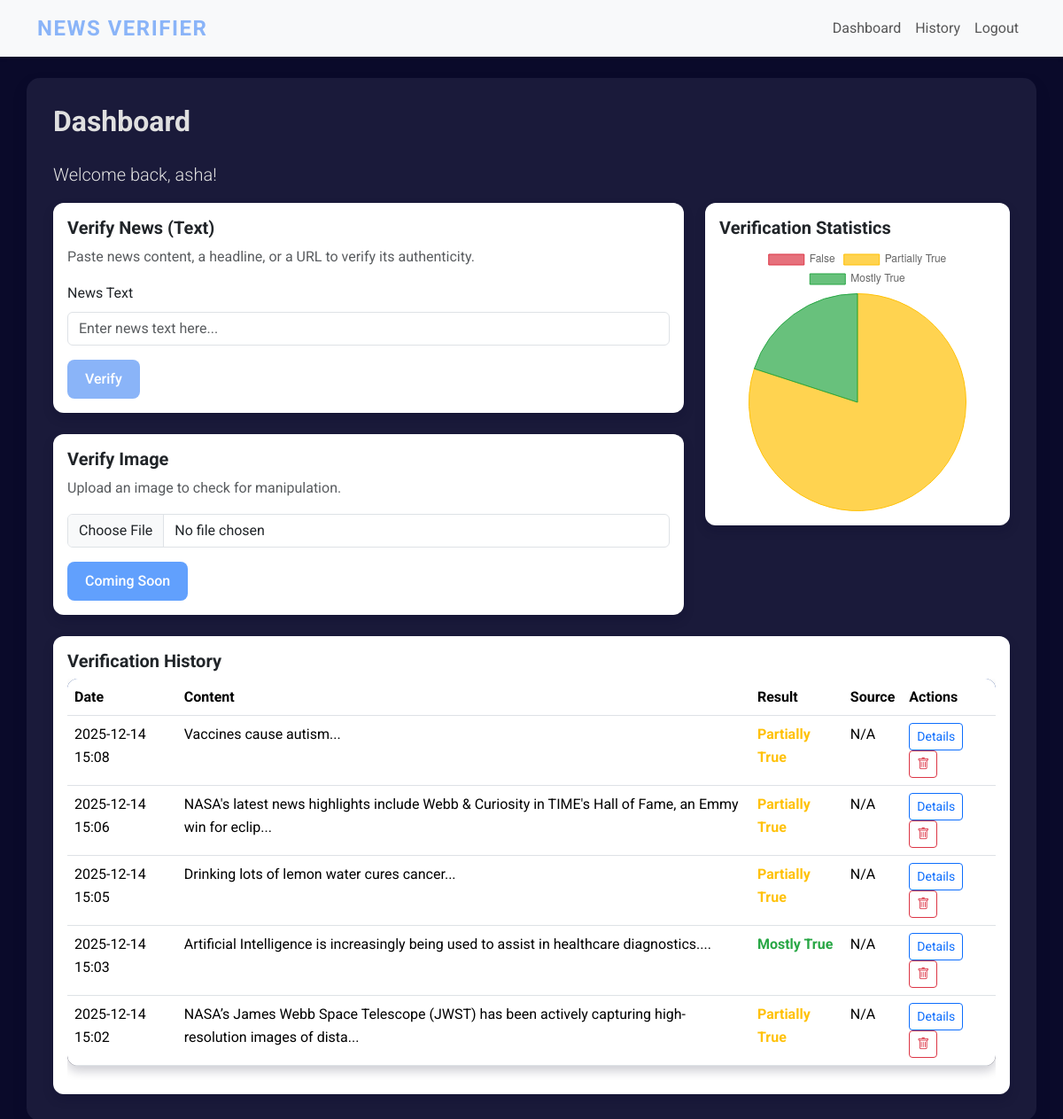
Page /dashboard (signed in) on the earlier database version.
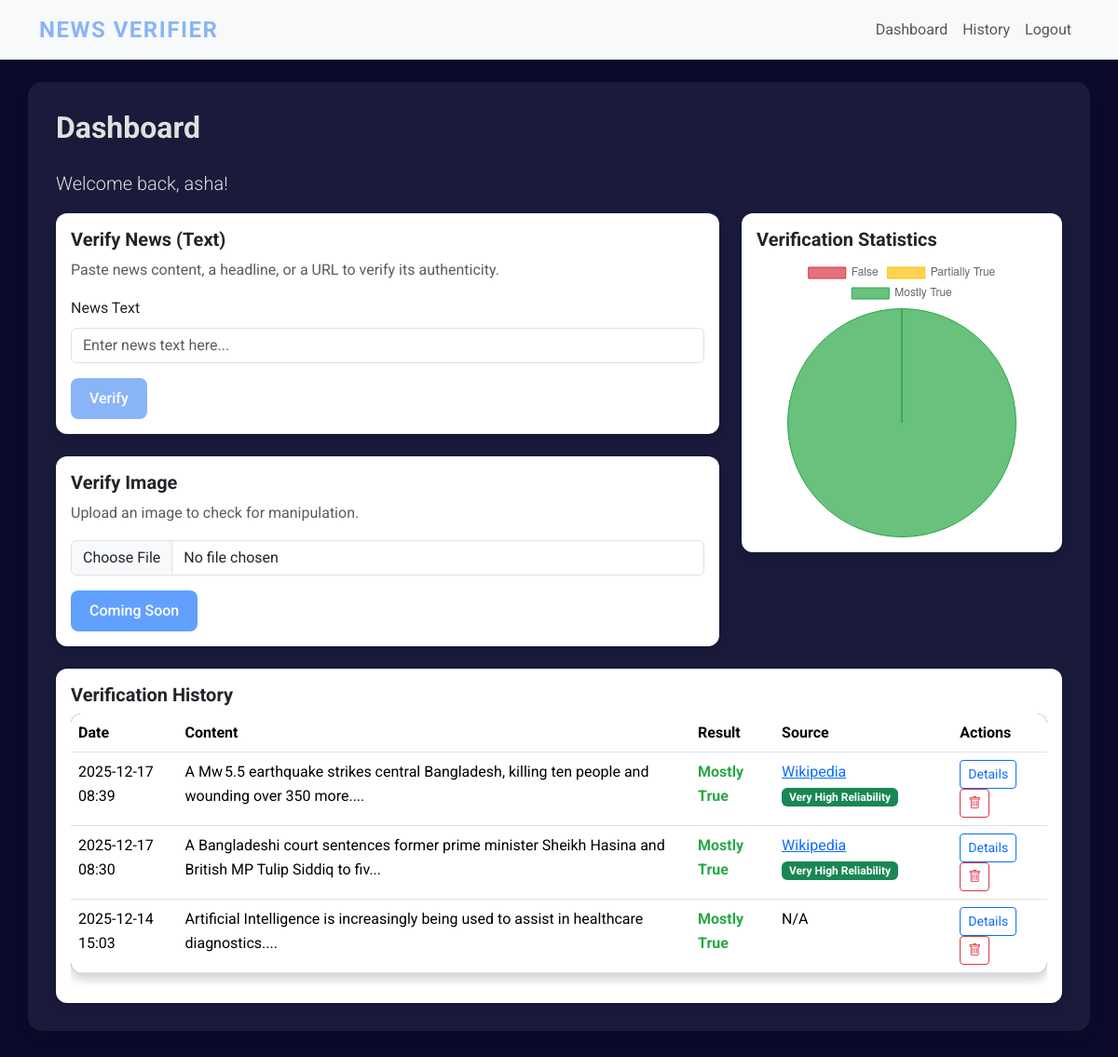
Same page on the later database version.
### app/models.py (models this page shows, shortened)
class User(UserMixin, db.Model):
    id = db.Column(db.Integer, primary_key=True)
    username = db.Column(db.String(64), index=True, unique=True)
    email = db.Column(db.String(120), index=True, unique=True)
    password_hash = db.Column(db.String(128))
    verifications = db.relationship('Verification', backref='author', lazy='dynamic')

class Verification(db.Model):
    id = db.Column(db.Integer, primary_key=True)
    content = db.Column(db.String(500))
    truth_score = db.Column(db.Integer)
    false_score = db.Column(db.Integer)
    classification = db.Column(db.String(64))
    explanation = db.Column(db.Text)
    source_id = db.Column(db.Integer, db.ForeignKey('source.id'))
    source_obj = db.relationship('Source', backref='verifications')
    timestamp = db.Column(db.DateTime, index=True, default=datetime.utcnow)
    user_id = db.Column(db.Integer, db.ForeignKey('user.id'))

class Source(db.Model):
    id = db.Column(db.Integer, primary_key=True)
    url = db.Column(db.String(500), unique=True, nullable=False)
    source_type = db.Column(db.String(64), nullable=False) # e.g., 'Website', 'Facebook Post', 'Tweet'
    title = db.Column(db.String(256))
    author = db.Column(db.String(128))
    published_date = db.Column(db.DateTime)
    retrieved_date = db.Column(db.DateTime, default=datetime.utcnow)
    extra_data = db.Column(db.Text) # Storing additional JSON metadata if needed

### app/routes.py (the view, shortened to what this page needs)
@app.route('/dashboard', methods=['GET', 'POST'])
@login_required
def dashboard():
    form = VerifyNewsForm()
    result = None
    RELIABILITY_MAPPING = {
        'government': 5, 'academic': 5, 'factcheck': 5,
        'news': 4, 'regional': 3, 'social': 1
    }
    RELIABILITY_BADGE_TEXT = {5: 'Very High', 4: 'High', 3: 'Medium', 1: 'Low'}
    verifications = current_user.verifications.order_by(Verification.timestamp.desc()).all()
    for v in verifications:
        if v.source_id:
            v.source_details = Source.query.get(v.source_id)
            v.reliability_badge = RELIABILITY_BADGE_TEXT.get(RELIABILITY_MAPPING.get(v.source_details.source_type.lower(), 1), 'Unknown')
        else:
            v.source_details = None
            v.reliability_badge = 'N/A'
    chart_data = {
        'labels': ['False', 'Partially True', 'Mostly True'],
        'counts': [0, 0, 0]
    }
    for v in verifications:
        if v.classification == 'False': chart_data['counts'][0] += 1
        elif v.classification == 'Partially True': chart_data['counts'][1] += 1
        else: chart_data['counts'][2] += 1
    return render_template('dashboard.html', title='Dashboard', form=form, result=result, verifications=verifications, chart_data=chart_data)

### app/routes.py
class VerifyNewsForm(FlaskForm):
    news_text = StringField('News Text', validators=[DataRequired()])
    submit = SubmitField('Verify')

### app/models.py (called while the page is built)
@login_manager.user_loader
def load_user(id):
    return User.query.get(int(id))

### app/templates/dashboard.html (shortened to what this page needs)
{% extends "base.html" %}
{% block content %}
    <h2 class="mb-4">Dashboard</h2>
    <p class="lead">Welcome back, {{ current_user.username }}!</p>
    <div class="row">
        <div class="col-md-8">
            <div class="card mb-4">
                <div class="card-body">
                    <h5 class="card-title">Verify News (Text)</h5>
                    <p class="card-text text-muted">Paste news content, a headline, or a URL to verify its authenticity.</p>
                    <form method="POST" action="{{ url_for('dashboard') }}">
                        <div class="mb-3">
                            {{ form.news_text.label(class="form-label") }}
                            {{ form.news_text(class="form-control", rows="5", placeholder="Enter news text here...") }}
                        </div>
                        {{ form.submit(class="btn btn-primary") }}
                    </form>
                </div>
            </div>
            <div class="card">
                <div class="card-body">
                    <h5 class="card-title">Verify Image</h5>
                    <p class="card-text text-muted">Upload an image to check for manipulation.</p>
                    <form>
                        <div class="mb-3">
                            <input type="file" class="form-control">
                        </div>
                        <button type="submit" class="btn btn-primary" disabled>Coming Soon</button>
                    </form>
                </div>
            </div>
        </div>
        <div class="col-md-4">
            <div class="card">
                <div class="card-body">
                    <h5 class="card-title">Verification Statistics</h5>
                    <div class="chart-container">
                        <canvas id="verificationChart"></canvas>
                    </div>
                </div>
            </div>
        </div>
    </div>
    <div class="row mt-4">
        <div class="col-md-12">
            <div class="card">
                <div class="card-body">
                    <h5 class="card-title">Verification History</h5>
                    <div class="table-responsive">
                        <table class="table table-hover">
                            <thead>
                                <tr>
                                    <th>Date</th>
                                    <th>Content</th>
                                    <th>Result</th>
                                    <th>Source</th>
                                    <th>Actions</th>
                                </tr>
                            </thead>
                            <tbody>
                                {% for verification in verifications %}
                                <tr>
                                    <td>{{ verification.timestamp.strftime('%Y-%m-%d %H:%M') }}</td>
                                    <td>{{ verification.content[:100] }}...</td>
                                    <td>
                                        <span class="{% if verification.classification == 'Mostly True' %}result-true{% elif verification.classification == 'False' %}result-false{% else %}result-partial{% endif %}">
                                            {{ verification.classification }}
                                        </span>
                                    </td>
                                    <td>
                                        {% if verification.source_details %}
                                            <a href="{{ verification.source_details.url }}" target="_blank">{{ verification.source_details.title }}</a>
                                            {% if verification.source_details.source_type == 'social' %}
                                                <span class="badge bg-warning text-dark">Claim source (low reliability)</span>
                                            {% else %}
                                                <span class="badge {% if verification.reliability_badge == 'Very High' %}bg-success{% elif verification.reliability_badge == 'High' %}bg-info{% elif verification.reliability_badge == 'Medium' %}bg-secondary{% else %}bg-danger{% endif %}">{{ verification.reliability_badge }} Reliability</span>
                                            {% endif %}
                                        {% else %}
                                            N/A
                                        {% endif %}
                                    </td>
                                    <td>
                                        <button type="button" class="btn btn-sm btn-outline-primary" data-bs-toggle="modal" data-bs-target="#detailsModal"
                                            data-content="{{ verification.content }}"
                                            data-classification="{{ verification.classification }}"
                                            data-truth-score="{{ verification.truth_score }}"
                                            data-false-score="{{ verification.false_score }}"
                                            data-explanation="{{ verification.explanation }}"
                                            data-source-title="{{ verification.source_details.title if verification.source_details else '' }}"
                                            data-source-url="{{ verification.source_details.url if verification.source_details else '' }}"
                                            data-source-type="{{ verification.source_details.source_type if verification.source_details else '' }}"
                                            data-reliability-badge="{{ verification.reliability_badge if verification.reliability_badge else '' }}">
                                            Details
                                        </button>
                                        <form action="{{ url_for('delete_verification', verification_id=verification.id) }}" method="POST" class="d-inline">
                                            <button type="submit" class="btn btn-sm btn-outline-danger" onclick="return confirm('Are you sure you want to delete this item?');">
                                                <i class="bi bi-trash"></i>
                                            </button>
                                        </form>
                                    </td>
                                </tr>
                                {% else %}
                                <tr>
                                    <td colspan="5" class="text-center">No history yet.</td>
                                </tr>
                                {% endfor %}
                            </tbody>
                        </table>
                    </div>
                </div>
            </div>
        </div>
    </div>
{% endblock %}

### app/templates/base.html (shortened to what this page needs)
<!doctype html>
<html lang="en">
  <head>
    <link href="https://cdn.jsdelivr.net/npm/bootstrap@5.3.2/dist/css/bootstrap.min.css" rel="stylesheet">
    <link rel="stylesheet" href="https://cdn.jsdelivr.net/npm/bootstrap-icons@1.11.3/font/bootstrap-icons.min.css">
    <link rel="stylesheet" href="{{ url_for('static', filename='css/style.css') }}">
  </head>
  <body>
    <nav class="navbar navbar-expand-lg navbar-light bg-light">
      <div class="container">
        <a class="navbar-brand" href="{{ url_for('index') }}">News Verifier</a>
        <div class="collapse navbar-collapse" id="navbarNav">
          <ul class="navbar-nav ms-auto">
            {% if current_user.is_anonymous %}
            <li class="nav-item">
              <a class="nav-link" href="{{ url_for('login') }}">Login</a>
            </li>
            <li class="nav-item">
                <a class="nav-link" href="{{ url_for('register') }}">Register</a>
              </li>
            {% else %}
            <li class="nav-item">
              <a class="nav-link" href="{{ url_for('dashboard') }}">Dashboard</a>
            </li>
            <li class="nav-item">
              <a class="nav-link" href="{{ url_for('history') }}">History</a>
            </li>
            <li class="nav-item">
              <a class="nav-link" href="{{ url_for('logout') }}">Logout</a>
            </li>
            {% endif %}
          </ul>
        </div>
      </div>
    </nav>
    <div class="container mt-4">
        {% block content %}{% endblock %}
    </div>
  </body>
</html>

### app/static/css/style.css (style rules this page uses)
:root { --primary-color: #8ab4f8; --secondary-color: #a2d2ff; --background-color: #0A0A2A; --content-bg-color: #1A1A3A; --text-color: #e0e0e0; --card-bg-color: #05051F; --true-color: #28a745; --false-color: #dc3545; --partial-color: #ffc107; --shadow-color: rgba(10, 10, 42, 0.2); }
body { font-family: 'Roboto', sans-serif; background-color: var(--background-color); color: var(--text-color); line-height: 1.6; }
.navbar { background-color: var(--card-bg-color); box-shadow: 0 2px 4px var(--shadow-color); }
.navbar-brand { font-weight: 700; color: var(--primary-color); letter-spacing: 1.5px; font-size: 1.5rem; text-transform: uppercase; }
h1, h2, h3, h4, h5, h6 { font-weight: 700; }
.card { border: none; border-radius: 12px; box-shadow: 0 6px 12px var(--shadow-color); transition: all 0.3s ease; }
.btn-primary { background-color: var(--primary-color); border: none; border-radius: 8px; font-weight: 500; padding: 10px 20px; transition: background-color 0.3s; }
.table { background-color: var(--card-bg-color); border-radius: 12px; overflow: hidden; box-shadow: 0 6px 12px var(--shadow-color); }
.table thead { background-color: var(--primary-color); color: var(--card-bg-color); }
.result-true { color: var(--true-color); font-weight: 700; }
.container.mt-4 { background-color: var(--content-bg-color); padding: 30px; border-radius: 15px; margin-bottom: 30px; box-shadow: 0 8px 16px var(--shadow-color); }
.chart-container { position: relative; height: 300px; width: 100%; }

Differences in the rows shown:
removed Verification: timestamp "2025-12-14 15:08", content "Vaccines cause autism", classification "Partially True", shows "N/A"
removed Verification: timestamp "2025-12-14 15:02", content "NASA’s James Webb Space Telescope (JWST) has been actively capturing high-resolution images of dista", classification "Partially True", shows "N/A"
changed Verification: timestamp "2025-12-14 15:06" → "2025-12-17 08:39"; content "NASA's latest news highlights include Webb & Curiosity in TIME's Hall of Fame, an Emmy win for eclip" → "A Mw 5.5 earthquake strikes central Bangladesh, killing ten people and wounding over 350 more."; classification "Partially True" → "Mostly True"; source_details (not shown) → "Wikipedia"; reliability_badge (not shown) → "Very High"; text "N/A" → "Reliability"
changed Verification: timestamp "2025-12-14 15:05" → "2025-12-17 08:30"; content "Drinking lots of lemon water cures cancer" → "A Bangladeshi court sentences former prime minister Sheikh Hasina and British MP Tulip Siddiq to fiv"; classification "Partially True" → "Mostly True"; source_details (not shown) → "Wikipedia"; reliability_badge (not shown) → "Very High"; text "N/A" → "Reliability"
Other differences:
chart data {{ chart_data.counts | tojson }}: [0, 4, 1] → [0, 0, 3]
